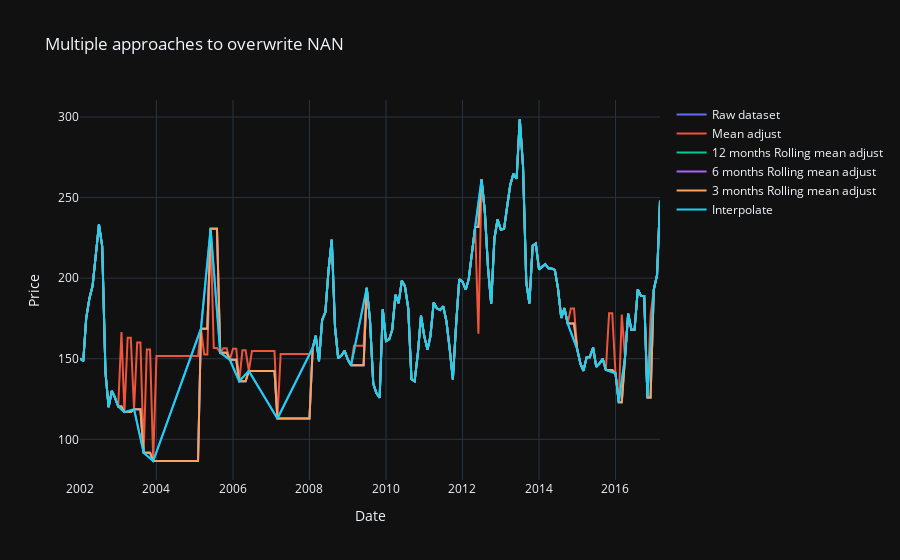

Write notebook code for a chart like this one.
### Code cell
# Criar a figura
fig = go.Figure()

# Adicionar traços para cada DataFrame
fig.add_trace(go.Scatter(x=dataframe_to_adjust['date'], y=dataframe_to_adjust['price'], mode='lines', name='Raw dataset'))
fig.add_trace(go.Scatter(x=dataframe_adjusted_mean['date'], y=dataframe_adjusted_mean['price'], mode='lines', name='Mean adjust'))
fig.add_trace(go.Scatter(x=dataframe_adjusted_rolling_12_months['date'], y=dataframe_adjusted_rolling_12_months['price'], mode='lines', name='12 months Rolling mean adjust'))
fig.add_trace(go.Scatter(x=dataframe_adjusted_rolling_6_months['date'], y=dataframe_adjusted_rolling_6_months['price'], mode='lines', name='6 months Rolling mean adjust'))
fig.add_trace(go.Scatter(x=dataframe_adjusted_rolling_3_months['date'], y=dataframe_adjusted_rolling_3_months['price'], mode='lines', name='3 months Rolling mean adjust'))
fig.add_trace(go.Scatter(x=dataframe_adjusted_interpolate['date'], y=dataframe_adjusted_interpolate['price'], mode='lines', name='Interpolate'))

# Adicionar título e rótulos dos eixos
fig.update_layout(title='Multiple approaches to overwrite NAN',
                  xaxis_title='Date',
                  yaxis_title='Price')

# Mostrar o gráfico
fig.show()

### Figure 1 — Plotly figure (JSON) as saved in the notebook; plotly's stock layout.template omitted (floating-point values rounded to 4 significant figures; data arrays with more than 128 entries replaced by an {"elided": "..."} marker saying what was removed)
{"data": [{"mode": "lines", "name": "Raw dataset", "x": ["2002-01-01T00:00:00", "2002-02-01T00:00:00", "2002-03-01T00:00:00", "2002-04-01T00:00:00", "2002-05-01T00:00:00", "2002-06-01T00:00:00", "2002-07-01T00:00:00", "2002-08-01T00:00:00", "2002-09-01T00:00:00", "2002-10-01T00:00:00", "2002-11-01T00:00:00", "2002-12-01T00:00:00", "2003-01-01T00:00:00", "2003-03-01T00:00:00", "2003-06-01T00:00:00", "2003-09-01T00:00:00", "2003-12-01T00:00:00", "2005-03-01T00:00:00", "2005-06-01T00:00:00", "2005-09-01T00:00:00", "2005-12-01T00:00:00", "2006-03-01T00:00:00", "2006-06-01T00:00:00", "2007-03-01T00:00:00", "2008-02-01T00:00:00", "2008-03-01T00:00:00", "2008-04-01T00:00:00", "2008-05-01T00:00:00", "2008-06-01T00:00:00", "2008-07-01T00:00:00", "2008-08-01T00:00:00", "2008-09-01T00:00:00", "2008-10-01T00:00:00", "2008-11-01T00:00:00", "2008-12-01T00:00:00", "2009-01-01T00:00:00", "2009-02-01T00:00:00", "2009-07-01T00:00:00", "2009-08-01T00:00:00", "2009-09-01T00:00:00", "2009-10-01T00:00:00", "2009-11-01T00:00:00", "2009-12-01T00:00:00", "2010-01-01T00:00:00", "2010-02-01T00:00:00", "2010-03-01T00:00:00", "2010-04-01T00:00:00", "2010-05-01T00:00:00", "2010-06-01T00:00:00", "2010-07-01T00:00:00", "2010-08-01T00:00:00", "2010-09-01T00:00:00", "2010-10-01T00:00:00", "2010-11-01T00:00:00", "2010-12-01T00:00:00", "2011-01-01T00:00:00", "2011-02-01T00:00:00", "2011-03-01T00:00:00", "2011-04-01T00:00:00", "2011-05-01T00:00:00", "2011-06-01T00:00:00", "2011-07-01T00:00:00", "2011-08-01T00:00:00", "2011-09-01T00:00:00", "2011-10-01T00:00:00", "2011-11-01T00:00:00", "2011-12-01T00:00:00", "2012-01-01T00:00:00", "2012-02-01T00:00:00", "2012-03-01T00:00:00", "2012-04-01T00:00:00", "2012-05-01T00:00:00", "2012-07-01T00:00:00", "2012-08-01T00:00:00", "2012-09-01T00:00:00", "2012-10-01T00:00:00", "2012-11-01T00:00:00", "2012-12-01T00:00:00", "2013-01-01T00:00:00", "2013-02-01T00:00:00", "2013-03-01T00:00:00", "2013-04-01T00:00:00", "2013-05-01T00:00:00", "2013-06-01T00:00:00", "2013-07-01T00:00:00", "2013-08-01T00:00:00", "2013-09-01T00:00:00", "2013-10-01T00:00:00", "2013-11-01T00:00:00", "2013-12-01T00:00:00", "2014-01-01T00:00:00", "2014-02-01T00:00:00", "2014-03-01T00:00:00", "2014-04-01T00:00:00", "2014-05-01T00:00:00", "2014-06-01T00:00:00", "2014-07-01T00:00:00", "2014-08-01T00:00:00", "2014-09-01T00:00:00", "2014-10-01T00:00:00", "2015-01-01T00:00:00", "2015-02-01T00:00:00", "2015-03-01T00:00:00", "2015-04-01T00:00:00", "2015-05-01T00:00:00", "2015-06-01T00:00:00", "2015-07-01T00:00:00", "2015-08-01T00:00:00", "2015-09-01T00:00:00", "2015-10-01T00:00:00", "2016-01-01T00:00:00", "2016-02-01T00:00:00", "2016-04-01T00:00:00", "2016-05-01T00:00:00", "2016-06-01T00:00:00", "2016-07-01T00:00:00", "2016-08-01T00:00:00", "2016-09-01T00:00:00", "2016-10-01T00:00:00", "2016-11-01T00:00:00", "2017-01-01T00:00:00", "2017-02-01T00:00:00", "2017-03-01T00:00:00"], "y": [150.2, 148.5, 175.0, 187.5, 195.1, 217.0, 233.4, 219.8, 141.7, 120.0, 130.0, 125.9, 120.3, 116.9, 118.7, 91.71, 86.54, 168.7, 230.7, 153.8, 149.4, 136.1, 142.4, 112.9, 156.7, 164.2, 148.6, 174.0, 179.0, 205.0, 223.9, 169.6, 150.4, 152.0, 155.0, 149.5, 145.9, 194.0, 173.9, 134.6, 128.7, 125.8, 180.7, 160.9, 162.1, 167.9, 189.7, 184.6, 198.5, 194.9, 181.2, 137.3, 136.0, 153.3, 176.7, 164.0, 155.8, 164.1, 184.8, 181.3, 180.2, 182.6, 173.2, 156.2, 137.1, 171.0, 199.4, 197.8, 192.8, 199.5, 216.9, 231.7, 261.3, 241.8, 206.2, 184.1, 224.6, 236.4, 230.1, 230.5, 244.6, 257.9, 264.7, 261.7, 298.8, 269.7, 197.6, 184.3, 220.1, 221.5, 205.4, 207.0, 208.7, 206.1, 206.0, 205.2, 193.7, 175.4, 181.4, 171.9, 155.7, 146.8, 142.5, 151.0, 151.0, 157.0, 145.0, 147.0, 150.0, 143.0, 141.0, 123.0, 151.0, 178.0, 168.0, 168.0, 193.0, 189.0, 189.0, 126.0, 193.0, 202.0, 248.0], "type": "scatter"}, {"mode": "lines", "name": "Mean adjust", "x": {"elided": "183 str values"}, "y": {"elided": "183 float values"}, "type": "scatter"}, {"mode": "lines", "name": "12 months Rolling mean adjust", "x": {"elided": "183 str values"}, "y": {"elided": "183 float values"}, "type": "scatter"}, {"mode": "lines", "name": "6 months Rolling mean adjust", "x": {"elided": "183 str values"}, "y": {"elided": "183 float values"}, "type": "scatter"}, {"mode": "lines", "name": "3 months Rolling mean adjust", "x": {"elided": "183 str values"}, "y": {"elided": "183 float values"}, "type": "scatter"}, {"mode": "lines", "name": "Interpolate", "x": {"elided": "183 str values"}, "y": {"elided": "183 float values"}, "type": "scatter"}], "layout": {"title": {"text": "Multiple approaches to overwrite NAN"}, "xaxis": {"title": {"text": "Date"}}, "yaxis": {"title": {"text": "Price"}}}}
